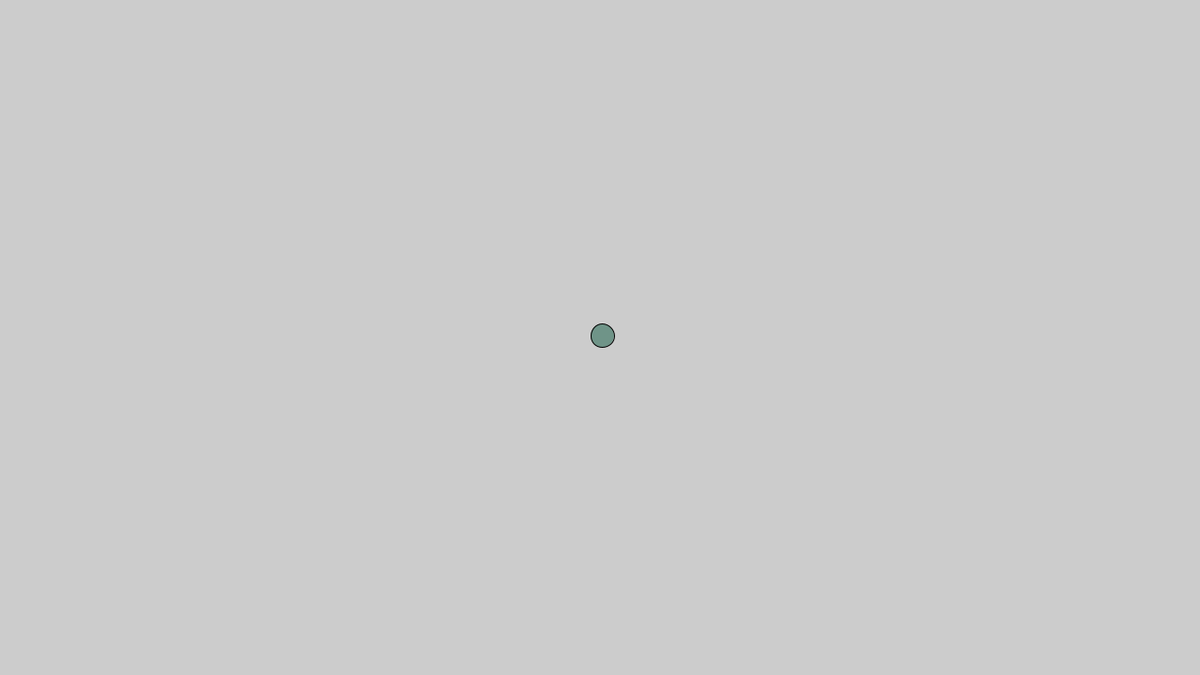
Frame 1 (no input)
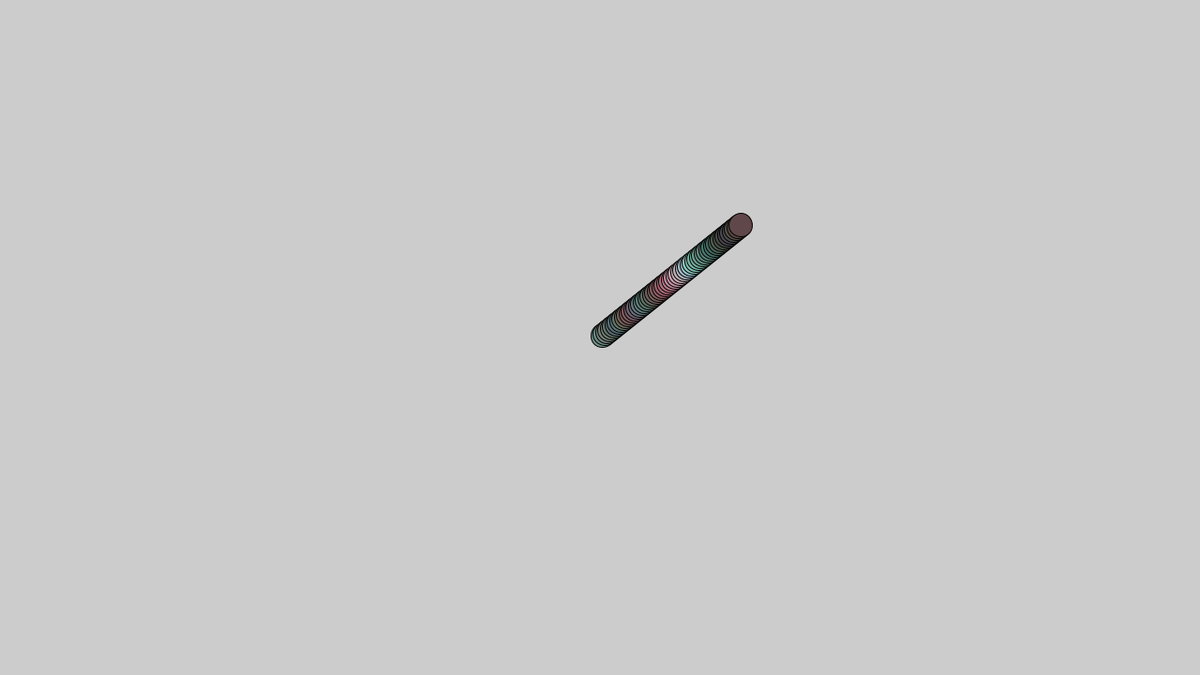
Frame 60 (the mouse pressed at the canvas centre just before this capture)
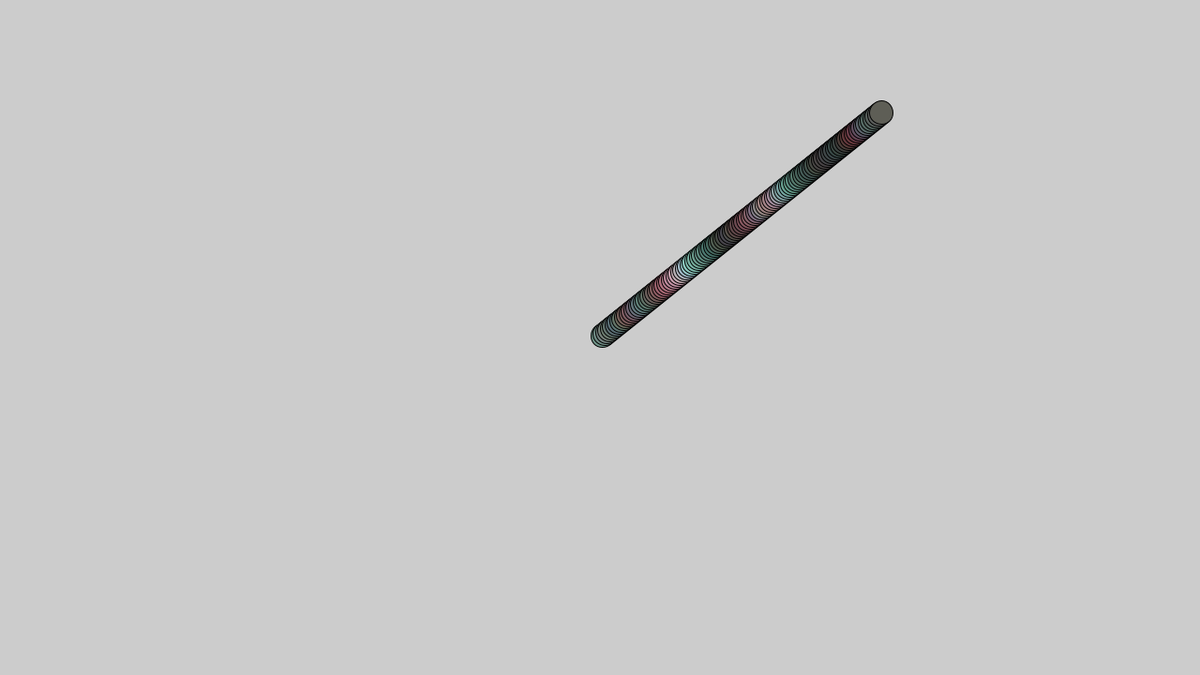
Frame 120 (the mouse held since frame 60 and released just before this capture)

The Processing sketch that drew these frames (run headless with seeded random() and noise(); from frame 60 on, the mouse is pressed at the canvas centre):

// Processing sketch: PVectorTest
// ── PVectorTest.pde
Ball b;
void setup()
{
  b = new Ball();
  size(1280,720);
}

void draw()
{
  b.move();
  b.bounce();
  b.render();

}
// ── Ball.pde
class Ball
{
  PVector location;
  PVector velocity;
  float t;
  
  Ball()
  {
    t = 0;
    location = new PVector(width/2, height/2);
    velocity = new PVector(2.5,-2);
  }
  
  void bounce()
  {
    if(location.x > width || location.x <0)
    {
      velocity.x *= -1;
    }
    if(location.y > height || location.y <0)
    {
      velocity.y *= -1;
    }
  }
  
  void move()
  {
    location.add(velocity);
  }
  
  void render()
  {
    t = t+0.05;
    int col1 = (int)map(noise(t+0.3),0,1, 0,255);
    int col2 = (int)map(noise(t+0.01),0,1, 0,255);
    int col3 = (int)map(noise(t+0.08),0,1, 0,255);
    fill(col1,col2,col3);
    ellipse(location.x, location.y, 25,25);
  }
  
}
